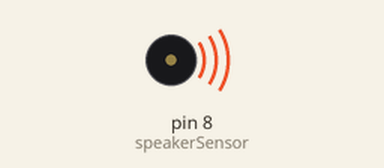
This sketch was run on a simulated Arduino Uno, built with avr-gcc and run on an emulated ATmega328P. Parts: buzzer (waves = sounding, pin HIGH).

Above: at 0.5 s.
Timing chart, 0 to 4.6 s (numbered marks = the images above):
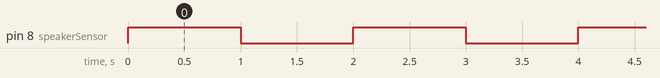

Measured:
- by itself, pin 8 (speakerSensor): alternates HIGH for 1.0 s and LOW for 1.0 s

The sketch:

08_Buzzer_Variable.ino
```cpp
//variable, buzzer

int speakerSensor = 8;

void setup() {
 pinMode(speakerSensor, OUTPUT);
}

void loop() {
 digitalWrite(speakerSensor, HIGH);
 delay(1000);
 digitalWrite(speakerSensor, LOW);
 delay(1000);
}
```
